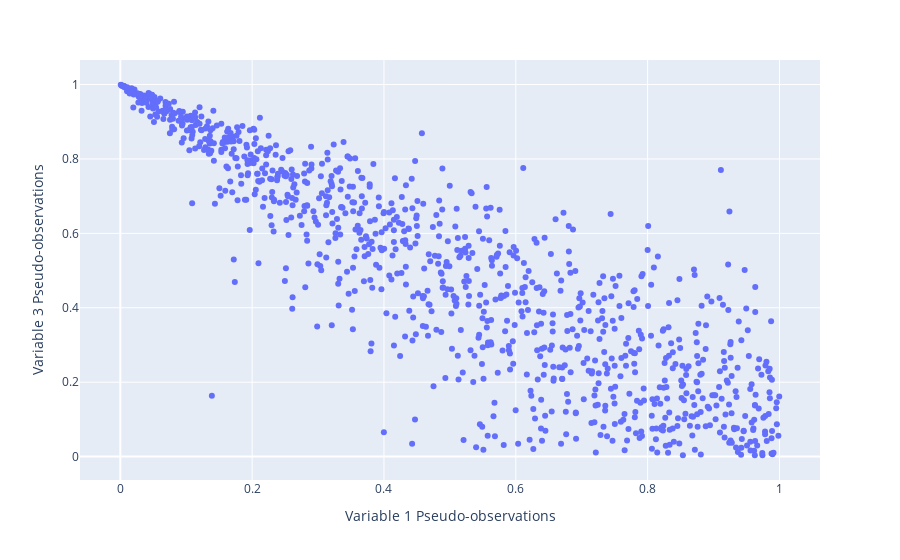

This figure's notebook cell:
### Code cell
px.scatter(
    x=cop_sims[:, 0],
    y=cop_sims[:, 2],
    labels={
        "x": "Variable 1 Pseudo-observations",
        "y": "Variable 3 Pseudo-observations"
    }
)

### Figure 1 — Plotly figure (JSON) as saved in the notebook; plotly's stock layout.template omitted (floating-point values rounded to 4 significant figures; data arrays with more than 128 entries replaced by an {"elided": "..."} marker saying what was removed)
{"data": [{"hovertemplate": "Variable 1 Pseudo-observations=%{x}<br>Variable 3 Pseudo-observations=%{y}<extra></extra>", "legendgroup": "", "marker": {"color": "#636efa", "symbol": "circle"}, "mode": "markers", "name": "", "orientation": "v", "showlegend": false, "type": "scatter", "x": {"elided": "1000 float values"}, "xaxis": "x", "y": {"elided": "1000 float values"}, "yaxis": "y"}], "layout": {"legend": {"tracegroupgap": 0}, "margin": {"t": 60}, "xaxis": {"anchor": "y", "domain": [0, 1], "title": {"text": "Variable 1 Pseudo-observations"}}, "yaxis": {"anchor": "x", "domain": [0, 1], "title": {"text": "Variable 3 Pseudo-observations"}}}}
